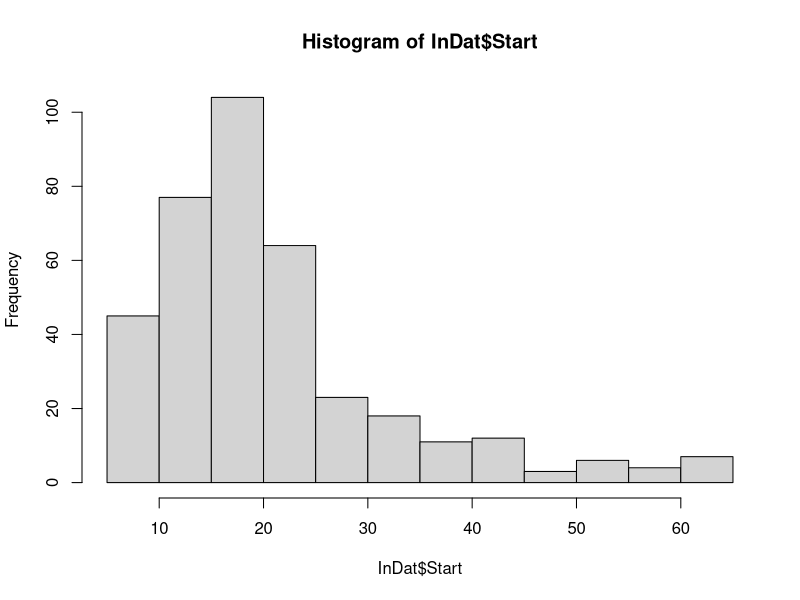
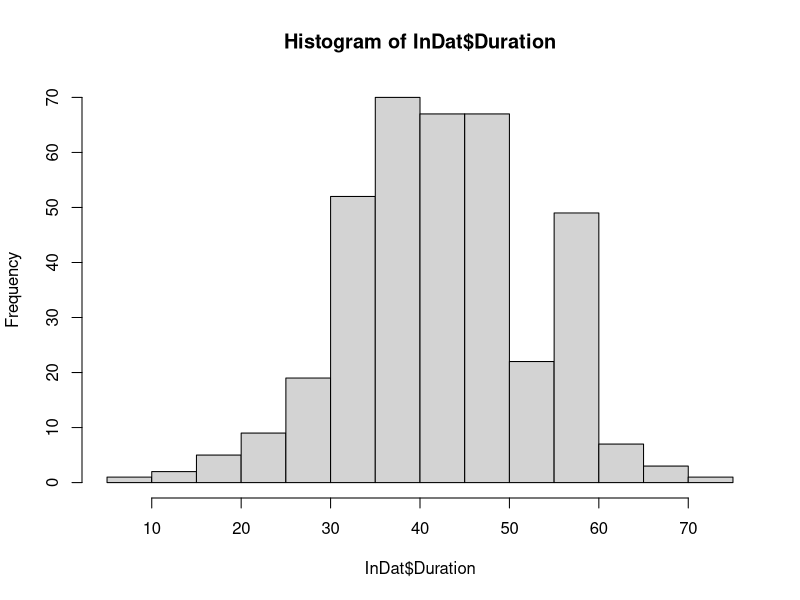
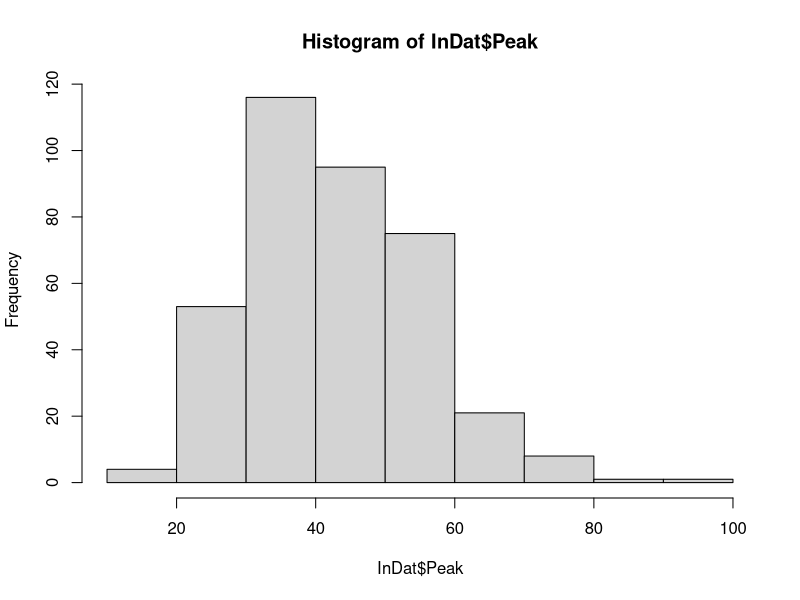
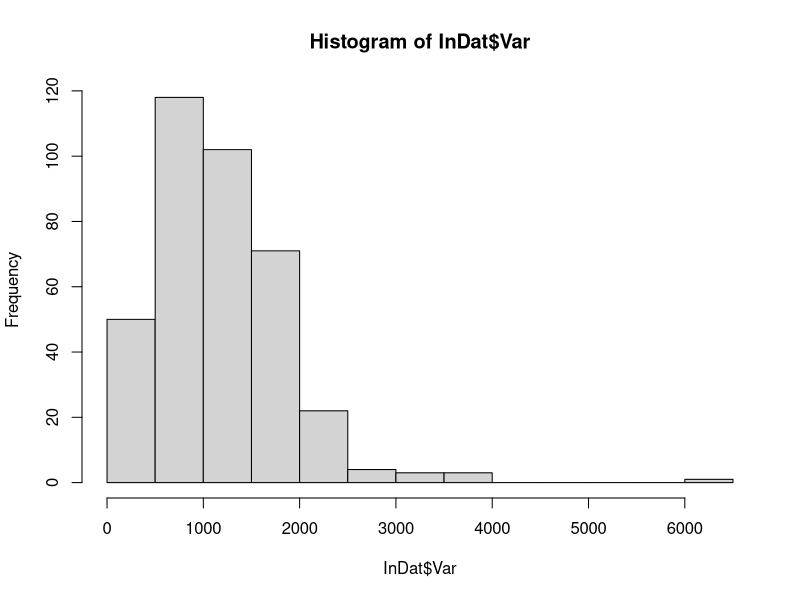
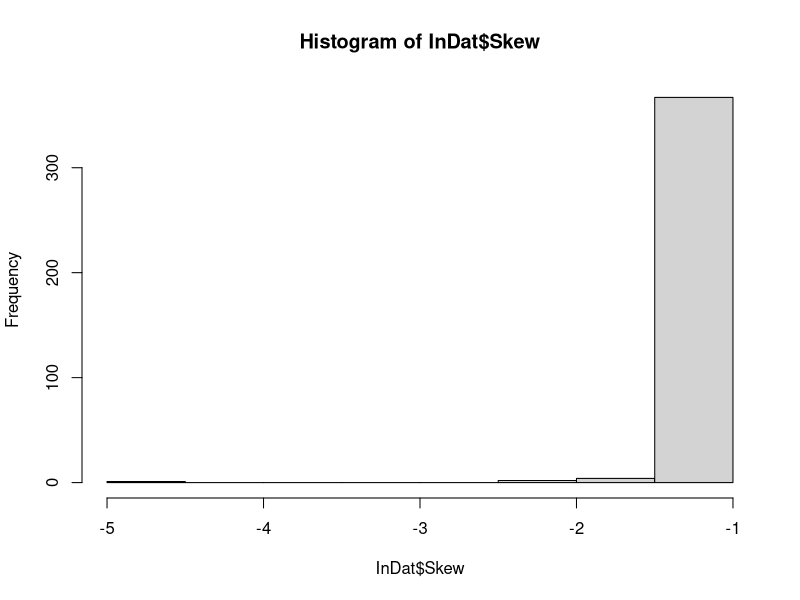
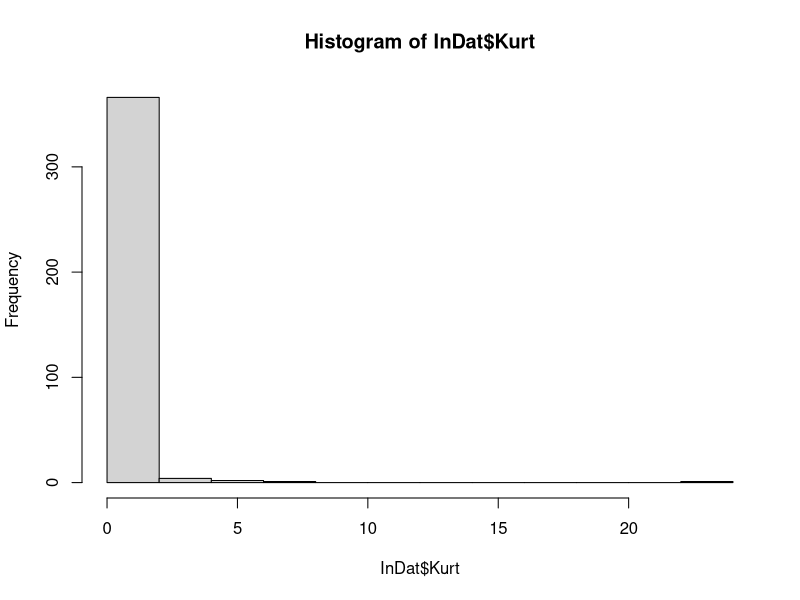

Write R code to recreate these figures, in order.
## ---- chunk 1
library(tidyverse)
library(lme4)
## ---- chunk 2
InDat<-read.csv("./data/FloralDisplayInd.csv")
## ---- chunk 3
hist(InDat$Start)
hist(InDat$Duration)
hist(InDat$Peak)
hist(InDat$Var)
hist(InDat$Skew)
hist(InDat$Kurt)

InDat[InDat$Var > 5000 & !is.na(InDat$Kurt),c("Num","Fam","Pop","Var")]# Outlier?
InDat[InDat$Skew <= -4 & !is.na(InDat$Kurt),c("Num","Fam","Pop","Skew")]# Outlier?
InDat[InDat$Kurt >= 10 & !is.na(InDat$Kurt),c("Num","Fam","Pop","Kurt")]# Outlier?

## ---- chunk 4
PDat<-InDat %>%
  select(Num:Lat,Start,Peak,Duration,Var,Skew,Kurt) %>%
  mutate(S_Start = (Start-mean(Start,na.rm=T))/sd(Start,na.rm=T)) %>%
  mutate(S_Peak = (Peak-mean(Peak,na.rm=T))/sd(Peak,na.rm=T)) %>%  
  mutate(S_Duration = (Duration-mean(Duration,na.rm=T))/sd(Duration,na.rm=T)) %>%  
  mutate(S_Var = (Var-mean(Var,na.rm=T))/sd(Var,na.rm=T)) %>%
  mutate(S_Skew = (Skew-mean(Skew,na.rm=T))/sd(Skew,na.rm=T)) %>%
  mutate(S_Kurt = (Kurt-mean(Kurt,na.rm=T))/sd(Kurt,na.rm=T))  
## ---- chunk 5
MDat<-PDat %>%
  select(Num:Lat, S_Start, S_Peak, S_Duration, S_Var, S_Skew, S_Kurt) %>%
  gather(key = "Fparm", value = "Value",
       S_Start, S_Peak, S_Duration, S_Var, S_Skew, S_Kurt)
MDat$PseudoGroup<-as.factor("Group")
## ---- chunk 6
  Mod0 <- lmer(Peak ~ 1 + (1|Fam), data = InDat)
  Mod1 <- lmer(Peak ~ 1 + Pop + (1|Fam), data = InDat)


for (trait in unique(MDat$Fparm)){
  Mod0 <- lmer(Value ~ 1 + (1|Fam), data = MDat[ MDat$Fparm == trait , ])
  Mod1 <- lmer(Value ~ 1 + Pop + (1|Fam), data = MDat[ MDat$Fparm == trait , ])
  print("--------------")
  print(trait)
  print(anova(Mod0,Mod1))
  print("--------------")
  
  Mod0<-Mod1<-NA # Clean-up
}
## ---- chunk 7
for (trait in unique(MDat$Fparm)){
  Mod0 <- lmer(Value ~ 1 + (1|Pop), data = MDat[ MDat$Fparm == trait , ])
  Mod1 <- lmer(Value ~ 1 + Lat + (1|Pop), data = MDat[ MDat$Fparm == trait , ])
  print("--------------")
  print(trait)
  print(anova(Mod0,Mod1))
  print("--------------")
  
  Mod0<-Mod1<-NA # Clean-up
}
## ---- chunk 8
for (trait in unique(MDat$Fparm)){
  Mod0 <- lmer(Value ~ 1 + Lat + (1|Pop), data = MDat[ MDat$Fparm == trait , ])
  Mod1 <- lmer(Value ~ 1 + Lat + Pop + (1|Pop/Fam), data = MDat[ MDat$Fparm == trait , ])
  print("--------------")
  print(trait)
  print(anova(Mod0,Mod1))
  print("--------------")
  
    Mod0<-Mod1<-NA # Clean-up

}
